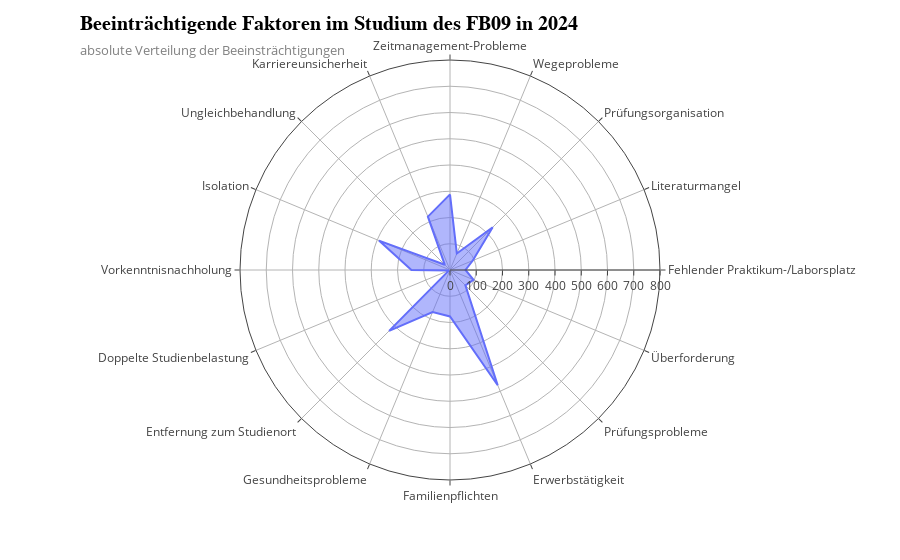

The code cell stored with this chart in its notebook:
### Code cell
fig = px.line_polar(
    df,
    r=df["sum"],
    theta=df["Category"],
    line_close=True
)

# Fill area inside the polygon
fig.update_traces(fill="toself")

# Layout configuration
fig.update_layout(
    template="infoviz",
    title=f"Beeinträchtigende Faktoren im Studium des FB09 in {year}",
    polar=dict(
        radialaxis=dict(
            range=[0, 800]
        )
    )
)

fig.show()
fig.write_image("Plots/pdf/beeintraechtigungen1.pdf")

### Figure 1 — Plotly figure (JSON) as saved in the notebook; plotly's stock layout.template omitted (floating-point values rounded to 4 significant figures)
{"data": [{"fill": "toself", "hovertemplate": "sum=%{r}<br>Category=%{theta}<extra></extra>", "legendgroup": "", "line": {"color": "#636efa", "dash": "solid"}, "marker": {"symbol": "circle"}, "mode": "lines", "name": "", "r": [288.0, 68.0, 230.0, 94.0, 59.0, 97.0, 83.0, 475.0, 177.0, 173.0, 328.0, 4.0, 147.0, 293.0, 28.0, 220.0, 288.0], "showlegend": false, "subplot": "polar", "theta": ["Zeitmanagement-Probleme", "Wegeprobleme", "Prüfungsorganisation", "Literaturmangel", "Fehlender Praktikum-/Laborsplatz", "Überforderung", "Prüfungsprobleme", "Erwerbstätigkeit", "Familienpflichten", "Gesundheitsprobleme", "Entfernung zum Studienort", "Doppelte Studienbelastung", "Vorkenntnisnachholung", "Isolation", "Ungleichbehandlung", "Karriereunsicherheit", "Zeitmanagement-Probleme"], "type": "scatterpolar"}], "layout": {"legend": {"tracegroupgap": 0}, "margin": {"t": 60}, "polar": {"angularaxis": {"direction": "clockwise", "rotation": 90}, "domain": {"x": [0, 1], "y": [0, 1]}, "radialaxis": {"range": [0, 800]}}, "title": {"text": "Beeinträchtigende Faktoren im Studium des FB09 in 2024"}}}
